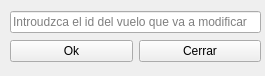
<?xml version="1.0" encoding="UTF-8"?>
<ui version="4.0">
 <class>mod</class>
 <widget class="QWidget" name="mod">
  <property name="geometry">
   <rect>
    <x>0</x>
    <y>0</y>
    <width>265</width>
    <height>76</height>
   </rect>
  </property>
  <property name="windowTitle">
   <string>Form</string>
  </property>
  <widget class="QWidget" name="">
   <property name="geometry">
    <rect>
     <x>10</x>
     <y>10</y>
     <width>251</width>
     <height>53</height>
    </rect>
   </property>
   <layout class="QVBoxLayout" name="verticalLayout">
    <item>
     <widget class="QLineEdit" name="lineEdit">
      <property name="placeholderText">
       <string>Introudzca el id del vuelo que va a modificar</string>
      </property>
     </widget>
    </item>
    <item>
     <layout class="QHBoxLayout" name="horizontalLayout">
      <item>
       <widget class="QPushButton" name="pushButton">
        <property name="text">
         <string>Ok</string>
        </property>
       </widget>
      </item>
      <item>
       <widget class="QPushButton" name="pushButton_2">
        <property name="text">
         <string>Cerrar</string>
        </property>
       </widget>
      </item>
     </layout>
    </item>
   </layout>
  </widget>
 </widget>
 <resources/>
 <connections/>
</ui>
